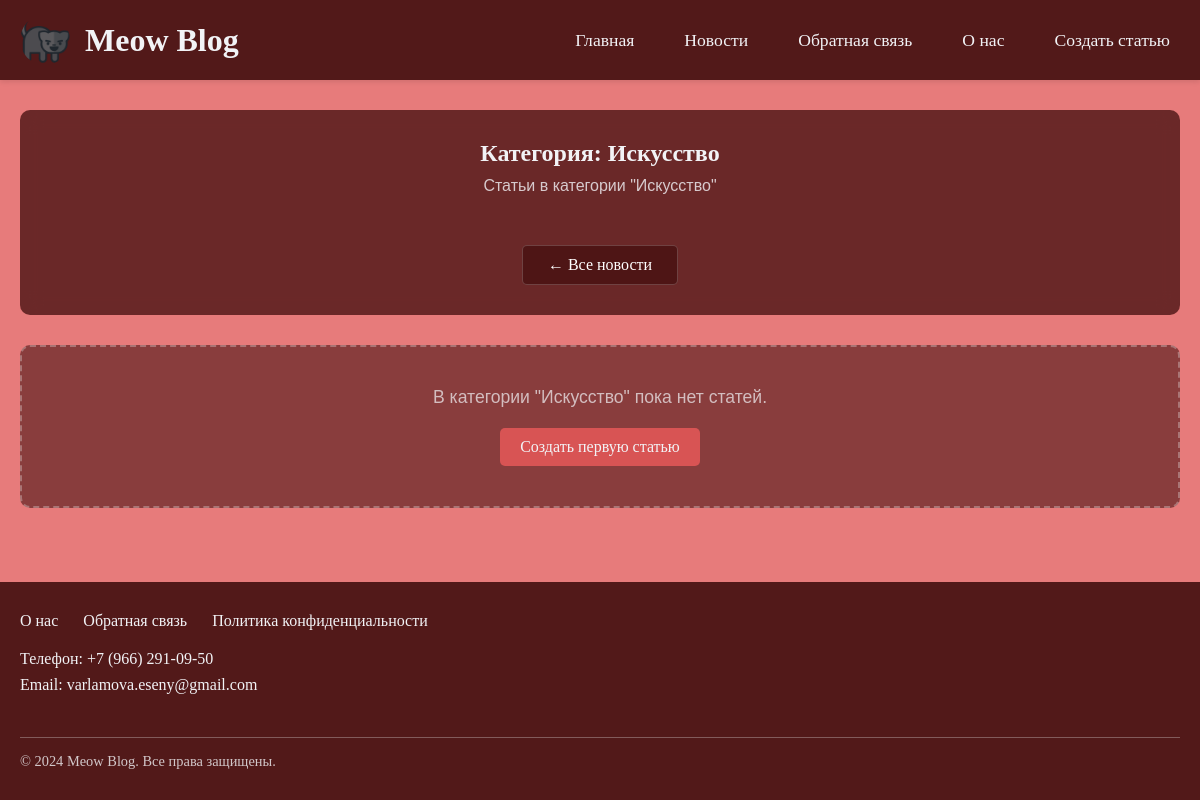
The app's page /category/Искусство, older data.
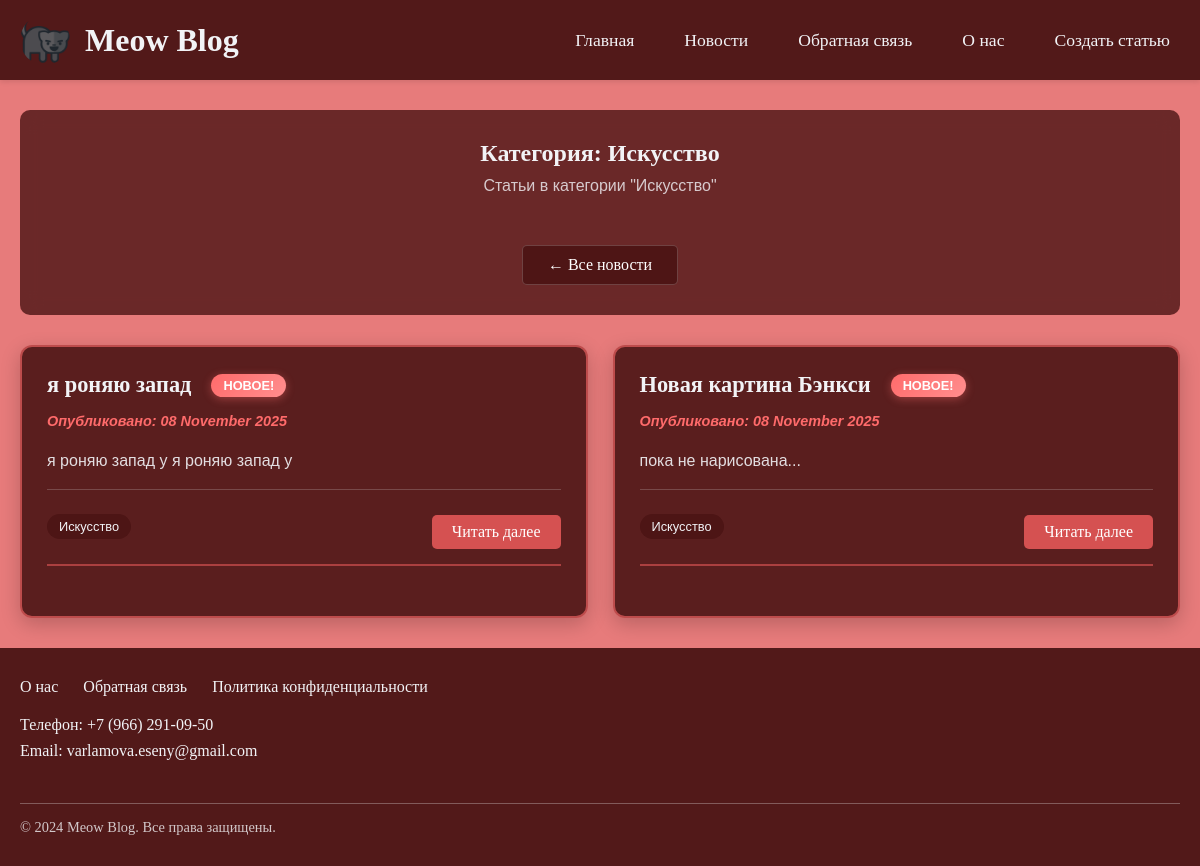
The same page, newer data.
### main.py (models this page shows, shortened)
class Article(db.Model):
    __tablename__ = 'articles'
    id = db.Column(db.Integer, primary_key=True)
    title = db.Column(db.String(200), nullable=False)
    text = db.Column(db.Text, nullable=False)
    created_date = db.Column(db.DateTime, default=datetime.utcnow)
    category = db.Column(db.String(50), nullable=False, default='Разное')
    excerpt = db.Column(db.Text)
    user_id = db.Column(db.Integer, db.ForeignKey('users.id'), nullable=False)

### main.py (the view)
@app.route('/category/<category_name>')
def category_news(category_name):
    articles = Article.query.filter_by(category=category_name).order_by(Article.created_date.desc()).all()
    return render_template('category_news.html',
                           articles=[article_to_dict(article) for article in articles],
                           category_name=category_name,
                           is_today_article=is_today_article,
                           current_date=date.today())

### main.py (called while the page is built)
def article_to_dict(article):
    local_created_date = article.created_date
    return {
        'id': article.id,
        'title': article.title,
        'date': local_created_date.strftime('%d %B %Y'),
        'excerpt': article.excerpt or article.text[:100] + '...',
        'content': f'<p>{article.text}</p>',
        'author_id': article.user_id,
        'category': article.category,
        'created_date_obj': local_created_date  # Добавляем объект даты для отладки
    }

def is_today_article(article_date):
    try:
        if isinstance(article_date, str):
            article_datetime = datetime.strptime(article_date, '%d %B %Y')
            return article_datetime.date() == date.today()
        elif isinstance(article_date, datetime):
            return article_date.date() == date.today()
        return False
    except (ValueError, AttributeError) as e:
        print(f"Ошибка при проверке даты: {e}")
        return False

### templates/category_news.html (shortened to what this page needs)
{% extends "base.html" %}
{% block content %}
<div class="category-news">
    <div class="category-header">
        <h2>Категория: {{ category_name }}</h2>
        <p>Статьи в категории "{{ category_name }}"</p>
        <a href="{{ url_for('news') }}" class="back-to-news">← Все новости</a>
    </div>
    {% if articles %}
    <div class="news-list">
        {% for article in articles %}
        <article class="news-item {% if is_today_article(article.date) %}today{% endif %}">
            <div class="news-header">
                <div class="news-title-wrapper">
                    <h3>{{ article.title }}</h3>
                    {% if is_today_article(article.date) %}
                    <span class="new-badge">Новое!</span>
                    {% endif %}
                </div>
            </div>
            <p class="news-date {% if is_today_article(article.date) %}today{% endif %}">
                Опубликовано: {{ article.date }}
            </p>
            <p class="news-excerpt">{{ article.excerpt }}</p>
            <div class="article-meta">
                <span class="article-category-badge">{{ article.category }}</span>
                <a href="{{ url_for('news_article', id=article.id) }}" class="read-more">Читать далее</a>
            </div>
        </article>
        {% endfor %}
    </div>
    {% else %}
    <div class="no-articles">
        <p>В категории "{{ category_name }}" пока нет статей.</p>
        <a href="{{ url_for('create_article') }}" class="back-link">Создать первую статью</a>
    </div>
    {% endif %}
</div>
{% endblock %}

### templates/base.html (shortened to what this page needs)
<!DOCTYPE html>
<html lang="ru">
<head>
    <link rel="stylesheet" href="{{ url_for('static', filename='style.css') }}">
</head>
<body>
    <header class="header">
        <div class="header-container">
            <div class="logo">
                <img src="{{ url_for('static', filename='cat.png') }}" alt="Meow Blog">
                <h1>Meow Blog</h1>
            </div>
            <nav class="main-nav">
                <ul>
                    <li><a href="{{ url_for('index') }}">Главная</a></li>
                    <li><a href="{{ url_for('news') }}">Новости</a></li>
                    <li><a href="{{ url_for('feedback') }}">Обратная связь</a></li>
                    <li><a href="{{ url_for('about') }}">О нас</a></li>
                    <li><a href="{{ url_for('create_article') }}" {% if request.endpoint == 'create_article' %}class="active"{% endif %}>Создать статью</a></li>
                </ul>
            </nav>
        </div>
    </header>
    <main class="main-content">
        <div class="container">
            {% block content %}
            {% endblock %}
        </div>
    </main>
    <footer class="site-footer">
        <div class="footer-container">
            <nav class="footer-nav">
                <ul>
                    <li><a href="{{ url_for('about') }}">О нас</a></li>
                    <li><a href="{{ url_for('feedback') }}">Обратная связь</a></li>
                    <li><a href="/privacy/">Политика конфиденциальности</a></li>
                </ul>
            </nav>
            <div class="footer-contacts">
                <ul>
                    <li><a href="tel:+79662910950">Телефон: +7 (966) 291-09-50</a></li>
                    <li><a href="mailto:varlamova.eseny@gmail.com">Email: varlamova.eseny@gmail.com</a></li>
                </ul>
            </div>
            <div class="footer-copyright">
                <p>&copy; 2024 Meow Blog. Все права защищены.</p>
            </div>
        </div>
    </footer>
</body>
</html>

Row changes from the older to the newer data that the page shows:
added Article: title "я роняю запад", date "08 November 2025", excerpt "я роняю запад у я роняю запад у", category "Искусство"
now on this page (row edited): Article: title "Новая картина Бэнкси", date "08 November 2025", excerpt "пока не нарисована...", category "Искусство"
Text that changed along with them:
{{ category_name }}: "Искусство" → (not shown)
text no longer shown: "В категории \" \" пока нет статей. Создать первую статью"
